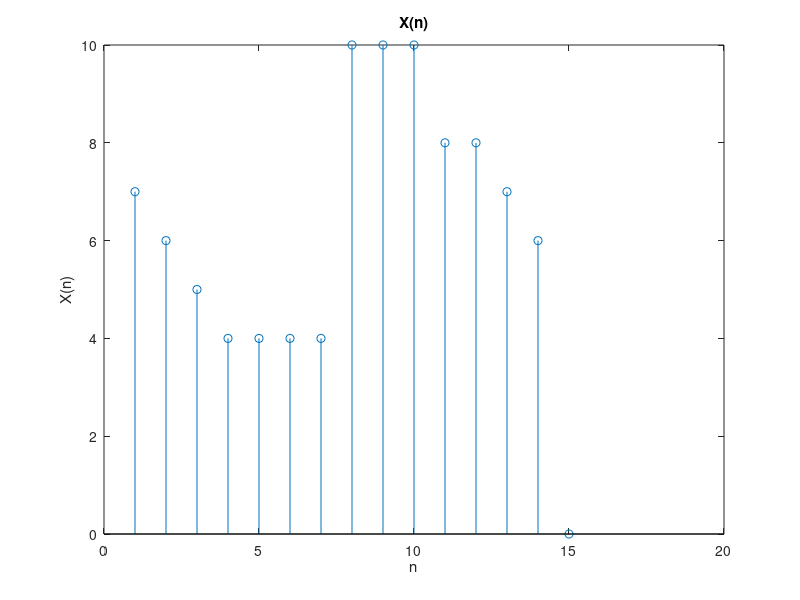
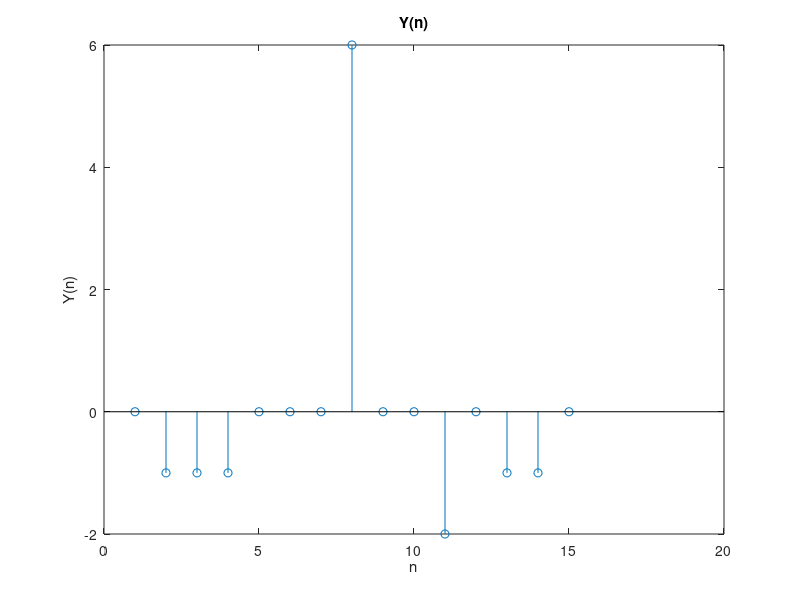
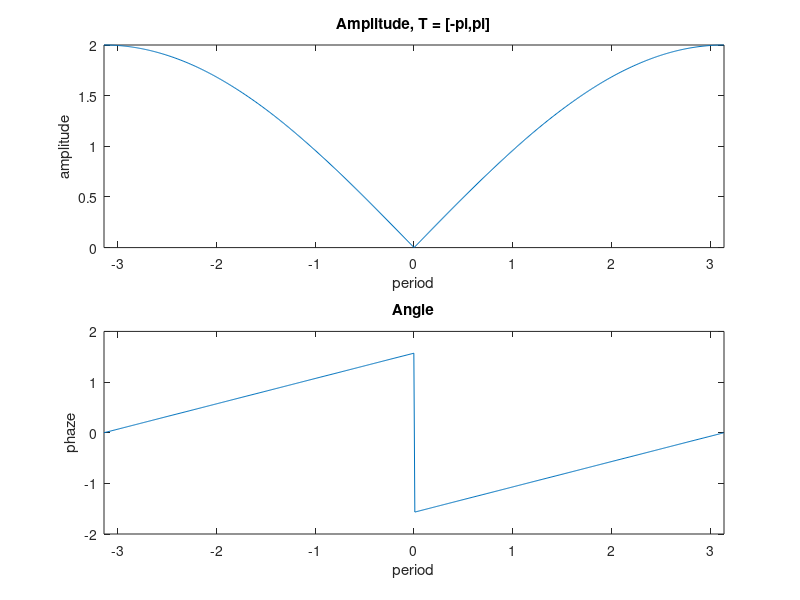
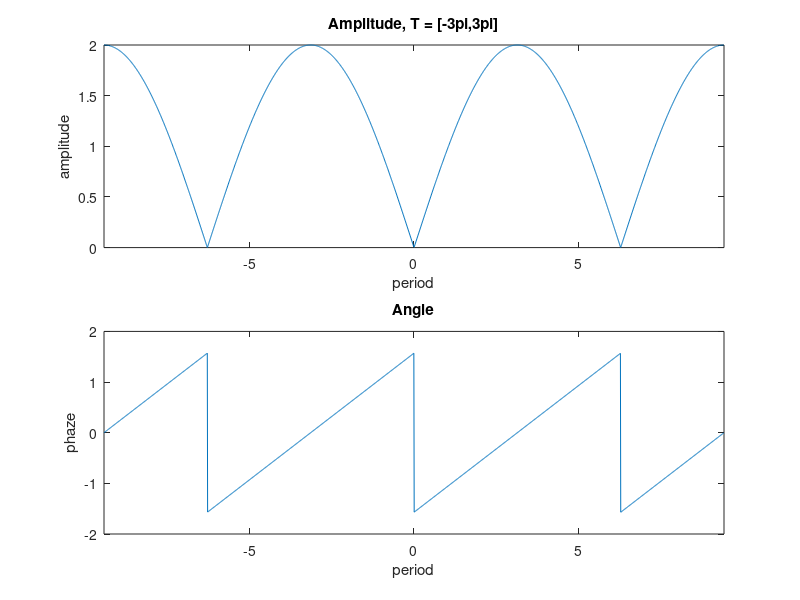

Recreate these plots in MATLAB, in order. (Note: this script raises an error after producing the figures.)
clear all;
close all;
##Ask2.a
figure(1);
x = [7,6,5,4,4,4,4,10,10,10,8,8,7,6,0];
stem(x);
title("X(n)");
xlabel("n");
ylabel("X(n)");
saveas(1, "ask2_1_1.jpg");  #save
yn = zeros(1,length(x));
yn(1) = 0;
for n = [2:14]
  yn(n) = x(n) - x(n-1) ;
endfor  
figure(2);
stem(yn);
title("Y(n)");
xlabel("n");
ylabel("Y(n)");
saveas(2, "ask2_1_2.jpg");  #save
%%%%%%%%%%%%%%%%
##Ask2.b
figure(3);
w = [-pi:0.01:pi];
%h = 1-cos(w)+j*sin(w);
h = 2*abs(sin(w./2)).*exp(-j*atan(sin(w)./(1-cos(w))));
subplot(2,1,1,"align");
plot(w,abs(h));
title("Amplitude, T = [-pi,pi]");
xlabel("period");
ylabel("amplitude");
axis([-pi pi]);
subplot(2,1,2,"align");
plot(w,angle(h));
title("Angle");
xlabel("period");
ylabel("phaze");
axis([-pi pi]);
saveas(3, "ask2_2_1.jpg");  #save
%%%%%%%
clear all;
figure(4);
w = [-3*pi:0.01:3*pi];
%h = 1-cos(w)+j*sin(w);
h = 2*abs(sin(w./2)).*exp(-j*atan(sin(w)./(1-cos(w))));
subplot(2,1,1,"align");
plot(w,abs(h));
xlabel("period");
ylabel("amplitude");
title("Amplitude, T = [-3pi,3pi]");
axis([-3*pi 3*pi]);
subplot(2,1,2,"align");
plot(w,angle(h));
title("Angle");
xlabel("period");
ylabel("phaze");
axis([-3*pi 3*pi]);
saveas(4, "ask2_2_2.jpg");  #save
%%%%%%%%%%%%%%%%%
##Ask2.c
clear all;
X = imread('lena.tiff');
figure(5);
imshow(X);
X = double(rgb2gray(X));
figure(6);
imshow(X,[]);
[R C] = size(X);
Y = zeros(R,C);
Z = zeros(R,C);
for n = [1:R]
  for i = [1:C]
    if (i > 1)
      Y(n,i) = X(n,i) - X(n,i-1);
    endif
    if (n > 1)
      Z(n,i) = X(n,i) - X(n-1,i);
    endif
    G(n,i) = sqrt(Y(n,i)^2+Z(n,i)^2);
  endfor
endfor
